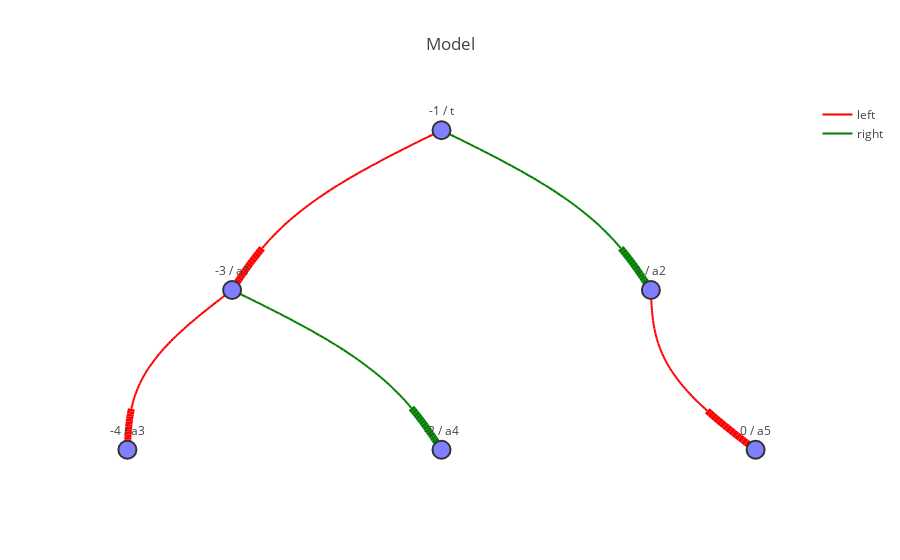

Here is the notebook cell this chart was saved with:
### Code cell
iplot(m)

### Figure 1 — Plotly figure (JSON) as saved in the notebook; plotly's stock layout.template omitted (floating-point values rounded to 4 significant figures; data arrays with more than 128 entries replaced by an {"elided": "..."} marker saying what was removed)
{"data": [{"hoverinfo": "none", "line": {"color": "red", "width": 2}, "mode": "lines", "name": "left", "showlegend": true, "textposition": "top", "type": "scatter", "x": {"elided": "432 float values"}, "y": {"elided": "432 float values"}}, {"hoverinfo": "none", "line": {"color": "red", "width": 7}, "mode": "lines", "showlegend": false, "type": "scatter", "x": {"elided": "144 float values"}, "y": {"elided": "144 float values"}}, {"hoverinfo": "none", "line": {"color": "green", "width": 2}, "mode": "lines", "name": "right", "showlegend": true, "textposition": "top", "type": "scatter", "x": {"elided": "288 float values"}, "y": {"elided": "288 float values"}}, {"hoverinfo": "none", "line": {"color": "green", "width": 7}, "mode": "lines", "showlegend": false, "type": "scatter", "x": [1.904, 1.911, null, 1.911, 1.918, null, 1.918, 1.924, null, 1.924, 1.931, null, 1.931, 1.937, null, 1.937, 1.943, null, 1.943, 1.949, null, 1.949, 1.955, null, 1.955, 1.961, null, 1.961, 1.967, null, 1.967, 1.972, null, 1.972, 1.978, null, 1.978, 1.983, null, 1.983, 1.989, null, 1.989, 1.994, null, 1.994, 2, null, 2.571, 2.578, null, 2.578, 2.584, null, 2.584, 2.591, null, 2.591, 2.597, null, 2.597, 2.603, null, 2.603, 2.61, null, 2.61, 2.616, null, 2.616, 2.622, null, 2.622, 2.627, null, 2.627, 2.633, null, 2.633, 2.639, null, 2.639, 2.645, null, 2.645, 2.65, null, 2.65, 2.656, null, 2.656, 2.661, null, 2.661, 2.667, null], "y": [-4.476, -4.509, null, -4.509, -4.541, null, -4.541, -4.574, null, -4.574, -4.606, null, -4.606, -4.639, null, -4.639, -4.672, null, -4.672, -4.704, null, -4.704, -4.737, null, -4.737, -4.77, null, -4.77, -4.803, null, -4.803, -4.836, null, -4.836, -4.868, null, -4.868, -4.901, null, -4.901, -4.934, null, -4.934, -4.967, null, -4.967, -5, null, -2.476, -2.509, null, -2.509, -2.541, null, -2.541, -2.574, null, -2.574, -2.606, null, -2.606, -2.639, null, -2.639, -2.672, null, -2.672, -2.704, null, -2.704, -2.737, null, -2.737, -2.77, null, -2.77, -2.803, null, -2.803, -2.836, null, -2.836, -2.868, null, -2.868, -2.901, null, -2.901, -2.934, null, -2.934, -2.967, null, -2.967, -3, null]}, {"hoverinfo": "none", "line": {"color": "blue", "width": 2}, "mode": "lines", "name": "next", "showlegend": true, "textposition": "top", "type": "scatter", "x": [], "y": []}, {"hoverinfo": "none", "line": {"color": "blue", "width": 7}, "mode": "lines", "showlegend": false, "type": "scatter", "x": [], "y": []}, {"hoverinfo": "text", "marker": {"color": "rgb(127,127,255)", "line": {"color": "rgb(50,50,50)", "width": 2}, "size": 18, "symbol": "dot"}, "mode": "markers+text", "showlegend": false, "text": ["-3 / a1", "1 / a2", "-4 / a3", "-2 / a4", "0 / a5", "-1 / t"], "textposition": "top", "type": "scatter", "x": [1.333, 2.667, 1, 2, 3, 2], "y": [-3, -3, -5, -5, -5, -1]}], "layout": {"font": {"size": 12}, "hovermode": "closest", "title": "Model", "xaxis": {"showgrid": false, "showticklabels": false, "zeroline": false}, "yaxis": {"showgrid": false, "showticklabels": false, "zeroline": false}}}
